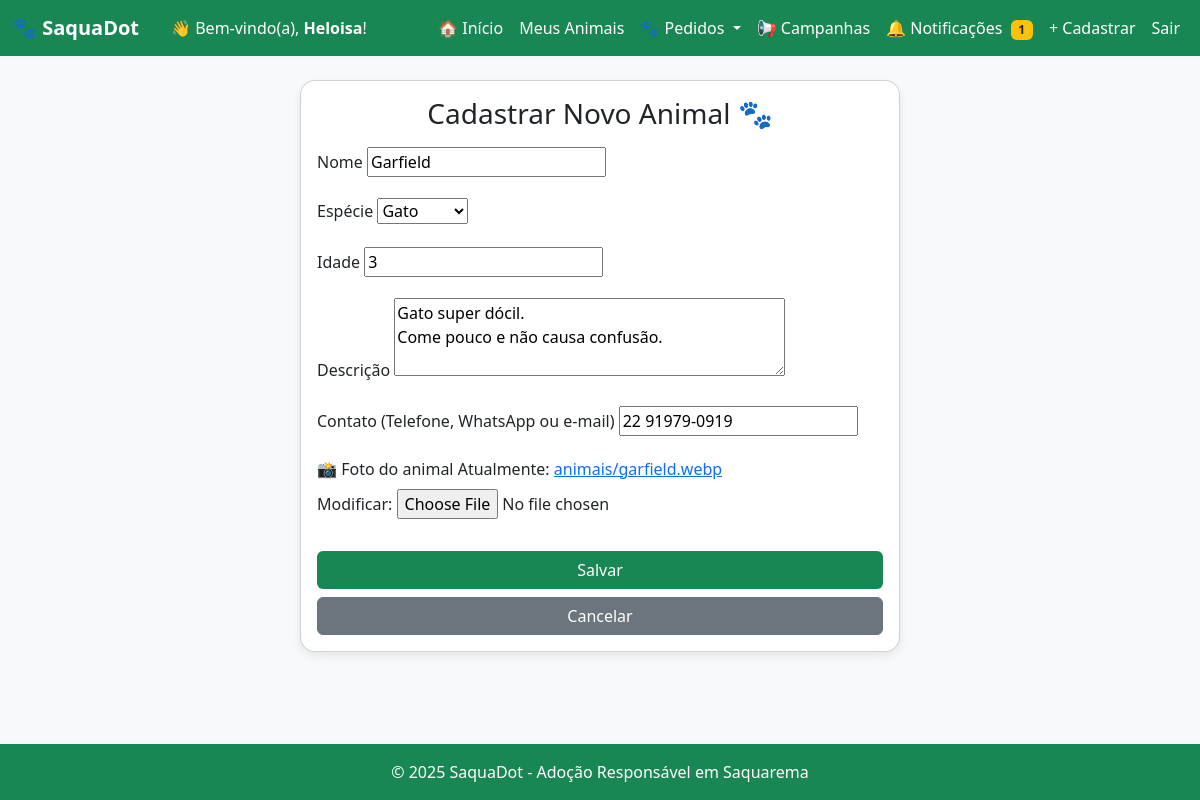
Screenshot of /animal/editar/36/ (signed in) with the database file from the repository.
### core/models.py (models this page shows, shortened)
class Animal(models.Model):
    nome = models.CharField(max_length=100)
    especie = models.CharField(max_length=50, choices=[('Cachorro', 'Cachorro'), ('Gato', 'Gato')])
    idade = models.IntegerField()
    descricao = models.TextField()
    foto = models.ImageField(upload_to='animais/')
    adotado = models.BooleanField(default=False)
    cuidador = models.ForeignKey(User, on_delete=models.CASCADE, related_name='animais')
    contato = models.CharField(
    max_length=100,
    blank=True,
    null=True,
    help_text="Telefone ou WhatsApp para contato"
)

### core/views.py (the view)
# urls.py: path('animal/editar/<int:id>/', views.editar_animal, name='editar_animal'),
@login_required
def editar_animal(request, id):
    animal = get_object_or_404(Animal, id=id, cuidador=request.user)
    if request.method == 'POST':
        form = AnimalForm(request.POST, request.FILES, instance=animal)
        if form.is_valid():
            form.save()
            messages.success(request, 'Animal atualizado com sucesso! 🐾')
            return redirect('meus_animais')
    else:
        form = AnimalForm(instance=animal)
    return render(request, 'core/animal_form.html', {'form': form, 'editar': True})

### core/forms.py
class AnimalForm(forms.ModelForm):
    class Meta:
        model = Animal
        fields = ['nome', 'especie', 'idade', 'descricao', 'foto', 'contato']
        widgets = {
            'descricao': forms.Textarea(attrs={'rows': 3}),
        }

### core/context_processors.py (called while the page is built)
def contagem_pedidos(request):
    if request.user.is_authenticated:
        pendentes = Adocao.objects.filter(animal__cuidador=request.user, aprovado=False).count()
        return {'pedidos_pendentes': pendentes}
    return {}

def contagem_notificacoes(request):
    if request.user.is_authenticated:
        nao_lidas = Notificacao.objects.filter(usuario=request.user, lida=False).count()
        return {'notificacoes_nao_lidas': nao_lidas}
    return {}

### core/templates/core/animal_form.html (shortened to what this page needs)
{% extends 'core/base.html' %}
{% block content %}
<div class="card mx-auto" style="max-width: 600px;">
  <div class="card-body">
    <h3 class="text-center mb-3">Cadastrar Novo Animal 🐾</h3>
    <form method="post" enctype="multipart/form-data">
      <div class="mb-3">
        <label for="id_nome" class="form-label">Nome</label>
        {{ form.nome }}
      </div>
      <div class="mb-3">
        <label for="id_especie" class="form-label">Espécie</label>
        {{ form.especie }}
      </div>
      <div class="mb-3">
        <label for="id_idade" class="form-label">Idade</label>
        {{ form.idade }}
      </div>
      <div class="mb-3">
        <label for="id_descricao" class="form-label">Descrição</label>
        {{ form.descricao }}
      </div>
      <div class="mb-3">
        <label for="id_contato" class="form-label">Contato (Telefone, WhatsApp ou e-mail)</label>
        {{ form.contato }}
      </div>
      <div class="mb-3">
  <label for="foto" class="form-label">📸 Foto do animal</label>
  {{ form.foto }}
</div>
      <button type="submit" class="btn btn-green w-100 mt-3">Salvar</button>
      <a href="/" class="btn btn-secondary w-100 mt-2">Cancelar</a>
    </form>
  </div>
</div>
{% endblock %}

### core/templates/core/base.html (shortened to what this page needs)
<!DOCTYPE html>
<html lang="pt-br">
<head>
  <link href="https://cdn.jsdelivr.net/npm/bootstrap@5.3.0/dist/css/bootstrap.min.css" rel="stylesheet">
</head>
<body>
  <nav class="navbar navbar-expand-lg" style="background-color: #198754;">
    <div class="container-fluid">
      <a class="navbar-brand text-white fw-bold" href="/">🐾 SaquaDot</a>
      {% if user.is_authenticated %}
        <span class="navbar-text text-white ms-3">
          👋 Bem-vindo(a), <strong>{{ user.first_name|default:user.username }}</strong>!
        </span>
      {% endif %}
      <div class="collapse navbar-collapse justify-content-end" id="navbarNav">
        <ul class="navbar-nav">
          {% if user.is_authenticated %}
            <li class="nav-item"><a class="nav-link text-white" href="/">🏠 Início</a></li>
            <li class="nav-item"><a class="nav-link text-white" href="/meus-animais/">Meus Animais</a></li>
            <li class="nav-item dropdown">
              <a class="nav-link dropdown-toggle text-white" href="#" id="navbarDropdown" role="button" data-bs-toggle="dropdown">
                🐾 Pedidos
              </a>
            </li>
            <li class="nav-item"><a class="nav-link text-white" href="/campanhas/">📢 Campanhas</a></li>
            <li class="nav-item">
              <a class="nav-link text-white position-relative" href="/notificacoes/">
                🔔 Notificações
                {% if notificacoes_nao_lidas > 0 %}
                  <span class="badge bg-warning text-dark ms-1">{{ notificacoes_nao_lidas }}</span>
                {% endif %}
              </a>
            </li>
            <li class="nav-item"><a class="nav-link text-white" href="/animal/cadastrar/">+ Cadastrar</a></li>
            <li class="nav-item"><a class="nav-link text-white" href="/logout/">Sair</a></li>
          {% else %}
            <li class="nav-item"><a class="nav-link text-white" href="/login/">Entrar</a></li>
            <li class="nav-item"><a class="nav-link text-white" href="/register/">Cadastrar</a></li>
          {% endif %}
        </ul>
      </div>
    </div>
  </nav>
  <div class="toast-container position-fixed bottom-0 end-0 p-3" style="z-index: 1100;">
  </div>
  <div class="container mt-4">
    {% block content %}{% endblock %}
  </div>
  <footer class="bg-success text-white text-center py-3 mt-auto">
    © 2025 SaquaDot - Adoção Responsável em Saquarema
  </footer>
</body>
</html>

### core/templates/core/base.html (style rules this page uses)
body { background-color: #f8f9fa; }
nav { background-color: #198754; }
nav a, .navbar-brand { color: white !important; }
footer { background-color: #198754; color: white; text-align: center; padding: 15px; margin-top: 30px; }
.btn-green { background-color: #198754; color: white; }
html, body { height: 100%; }
body { display: flex; flex-direction: column; }
footer { margin-top: auto; }
.card { position: relative; border-radius: 15px; background-color: #ffffff; box-shadow: 0 4px 10px rgba(0, 0, 0, 0.08); transition: transform 0.3s ease, box-shadow 0.3s ease; overflow: hidden; }

### rows the page displays
Animal: nome "Garfield", especie "Gato", idade "3", descricao "Gato super dócil. Come pouco e não causa confusão.", contato "22 91979-0919"

### other values shown
{{ user.first_name|default:user.username }} "Heloisa"
{{ notificacoes_nao_lidas }} "1"
